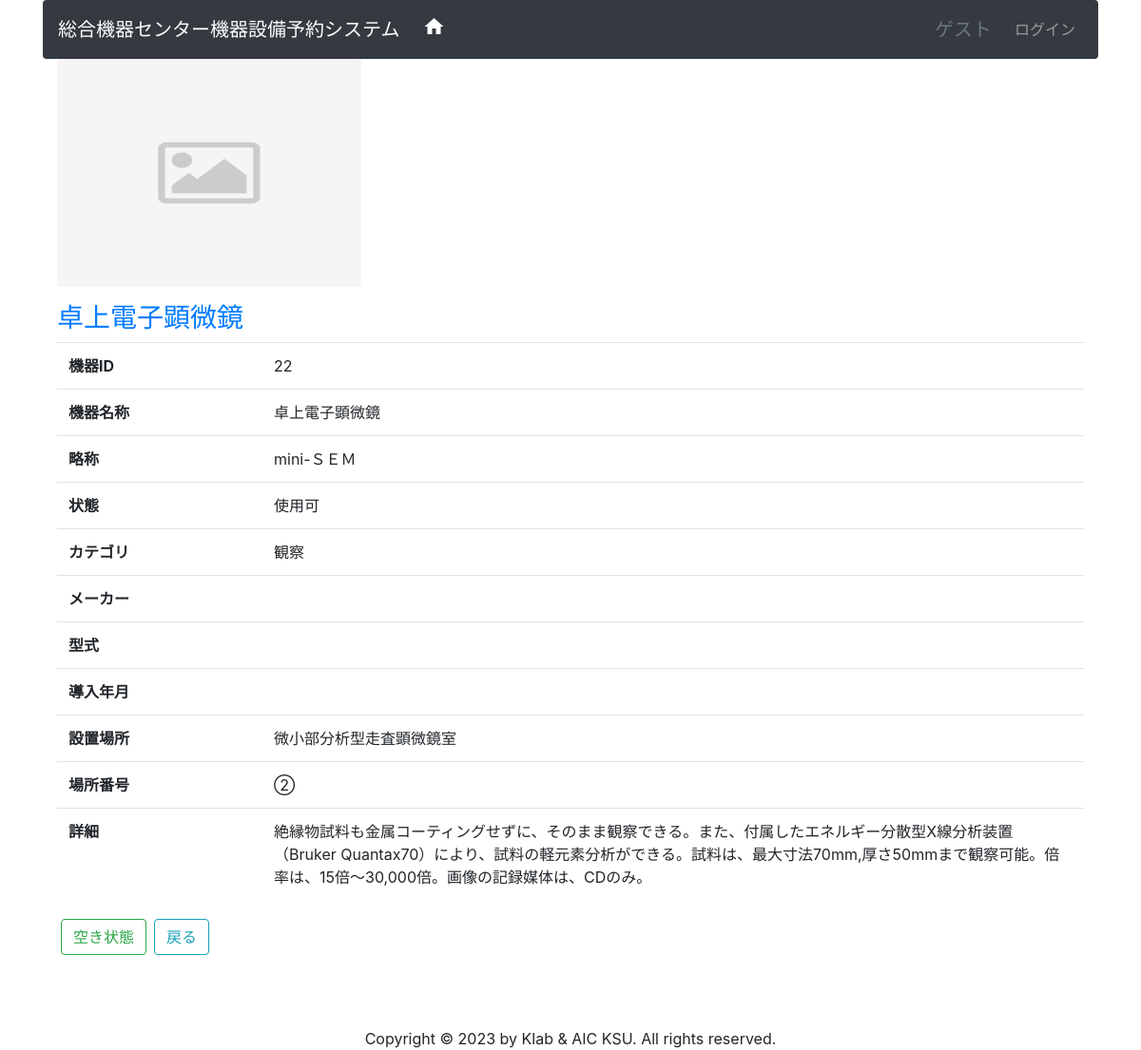
Screenshot of /?do=inst_detail&id=22 with the database file from the repository.
### tables this page shows
CREATE TABLE tb_instrument(
	id SERIAL PRIMARY KEY COMMENT '通し番号(自動採番, 内部参照用)',
	code VARCHAR(16) COMMENT '人間識別用番号',
	fullname VARCHAR(64) NOT NULL COMMENT '名称',
	shortname VARCHAR(64) NOT NULL COMMENT '略称', 
	state INT NOT NULL COMMENT '機器状態(1:使用可,2:貸出中,3:使用不可,9:その他)',
	category INT COMMENT 'カテゴリ（1:観察, 2:分析,3:計測,4:調製,9:その他）', 
	purpose VARCHAR(64) COMMENT '主な用途',
	detail TEXT COMMENT '施設紹介' ,
	maker  VARCHAR(64) COMMENT 'メーカー', 
	model VARCHAR(64) COMMENT '型式' ,
	made_year DATE COMMENT '製造年月' ,
	bought_year DATE COMMENT '導入年月' ,
	equipment_no VARCHAR(32) COMMENT '備品番号',
	room_id INT COMMENT '設置場所部屋番号', 
	memo TEXT  COMMENT '備考'
);

### src/models/Model.php (called while the page is built, shortened)
<?php
class Model
{
    protected $table;
    private static $conf;
    protected $db;
    public function initDb()
    {
        $this->db = new \mysqli(
            self::$conf['host'],
            self::$conf['usename'],
            self::$conf['password'],
            self::$conf['dbname'],
        );
        $this->db->set_charset('utf8');
    }
    public static function setConnInfo($conf)
    {
      self::$conf = $conf;
    }
    public function getDetail($id)
    {
        $sql = sprintf("SELECT * FROM %s WHERE id=$id", $this->table);
        $rs = $this->db->query($sql);
        return $rs->fetch_assoc();
    }
}

### src/models/Instrument.php (called while the page is built, shortened)
<?php
class Instrument extends Model{
    public function getDetail($id)
    {
        $detail = parent::getDetail($id);
        if ($detail){
            $room_id = $detail['room_id'];
            $room = (new Room)->getDetail($room_id);
            $detail['room_name'] = $room['room_name'];
            $detail['room_no'] = $room['room_no'];
        }
        return $detail;
    }
}

### src/inst_detail.php (the view, shortened to what this page needs)
<?php
$inst_id = 0;
if (isset($_GET['id'])){
  $inst_id = $_GET['id'];
}
$row= (new Instrument)->getDetail($inst_id);
if ($row) {
    $url = 'img/instrument/'. $inst_id .'.webp';
    if (!@GetImageSize($url)){
        $url = 'img/dummy-image-square1.webp' ;
    }
    echo '<p><img src="'. $url . '" height="240" width="320" class="rounded"></p>' . PHP_EOL;
    echo '<h3 class="text-primary">'. $row['fullname'].'</h3>' . PHP_EOL;
    echo '<table class="table table-hover">' . PHP_EOL;
    echo '<tr><th width="20%">機器ID</th><td>' . $row['id'] . '</td></tr>' . PHP_EOL;
    echo '<tr><th width="20%">機器名称</th><td>' . $row['fullname']. '</td></tr>' . PHP_EOL;
    echo '<tr><th>略称</th><td>' . $row['shortname']. '</td></tr>' . PHP_EOL;
    $i  = $row['state'];
    echo '<tr><th>状態</th><td>' . KsuCode::INST_STATE[$i]. '</td></tr>' . PHP_EOL;
    $i  = $row['category'];
    echo '<tr><th>カテゴリ</th><td>' . KsuCode::INST_CATEGORY[$i] . '</td></tr>' . PHP_EOL;
    echo '<tr><th>メーカー</th><td>' . $row['maker'] . '</td></tr>' . PHP_EOL;
    echo '<tr><th>型式</th><td>' . $row['model'] . '</td></tr>' . PHP_EOL;
    echo '<tr><th>導入年月</th><td>' . $row['bought_year'] . '</td></tr>' . PHP_EOL;
    echo '<tr><th>設置場所</th><td>' . $row['room_name'] . '</td></tr>' . PHP_EOL;
    echo '<tr><th>場所番号</th><td>' . $row['room_no'] . '</td></tr>' . PHP_EOL;
    echo '<tr><th>詳細</th><td>' . nl2br($row['detail']) . '</td></tr>' . PHP_EOL;
    echo '</table>' . PHP_EOL;
    echo '<div class="pb-5 mb-5">' . PHP_EOL;
    echo '<a class="btn btn-outline-success m-1" href="?do=aic_detail&id='.$row['id'].'">空き状態</a>';
    echo '<a href="?do=inst_list" class="btn btn-outline-info m-1">戻る</a>' . PHP_EOL .
      '</div>';
}else{
    echo 'この機器は存在しません！';
}
?>

### rows the page displays
tb_instrument: fullname "卓上電子顕微鏡", id "22", shortname "mini-ＳＥＭ", state "使用可", category "観察", detail "絶縁物試料も金属コーティングせずに、そのまま観察できる。また、付属したエネルギー分散型X線分析装置（Bruker Quantax70）により、試料の軽元素分析ができる。試料は、最大寸法70mm,厚さ50mmまで観察可能。倍率は、15倍〜30,000倍。画像の記録媒体は、CDのみ。"

### other values shown
$app_name "総合機器センター機器設備予約システム"
$row['room_name'] "微小部分析型走査顕微鏡室"
$row['room_no'] "②"
